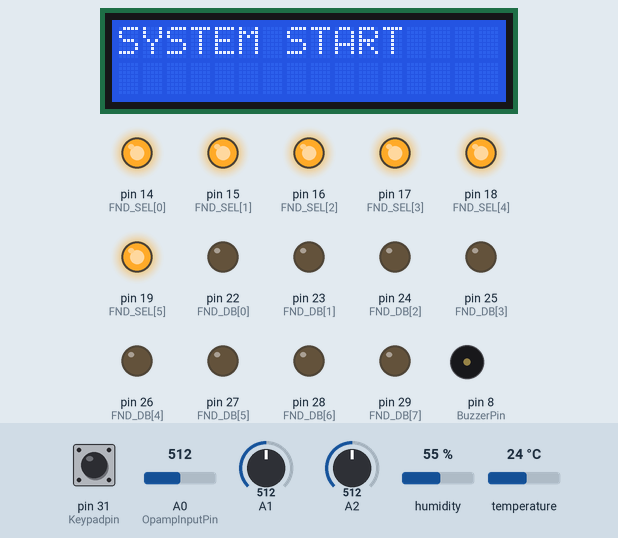
This sketch was run on a simulated Arduino Mega 2560, built with avr-gcc and run on an emulated ATmega2560. Parts: 16×2 character LCD, output pins drawn as LEDs (lit = HIGH), buzzer (waves = sounding). Inputs (shaded band) come from the test bench; at power-on: pin 31 (Keypadpin) LOW, A0 (OpampInputPin) = 512, A1 = 512, A2 = 512, humidity 55 %, temperature 24 °C.

Above: at 1.2 s.
1.3 s: pin 31 (Keypadpin) pulled HIGH for 0.15 s
At 1.61 s:
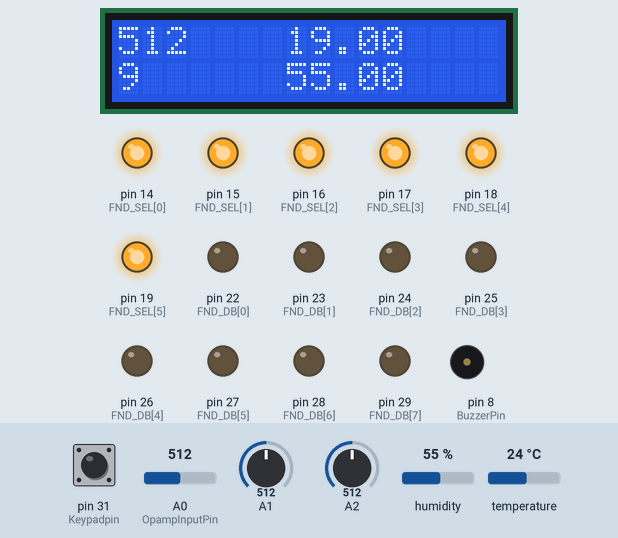
3.3 s: pin 31 (Keypadpin) pulled HIGH for 0.15 s
At 4.9 s:
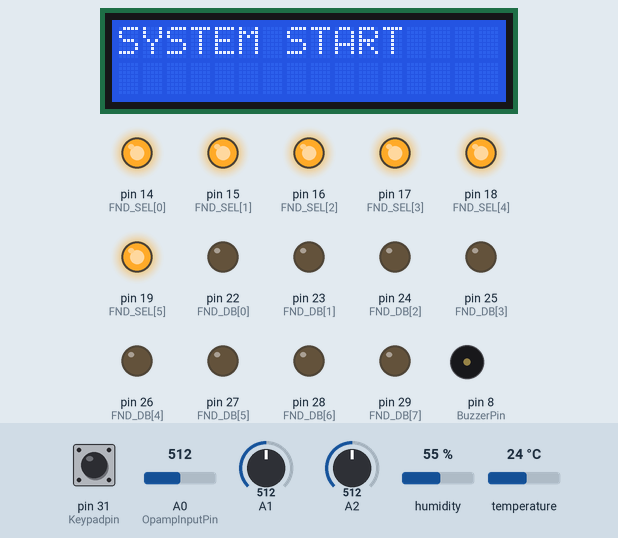
6.4 s: pin 31 (Keypadpin) pulled HIGH for 3.2 s
At 6.8 s:
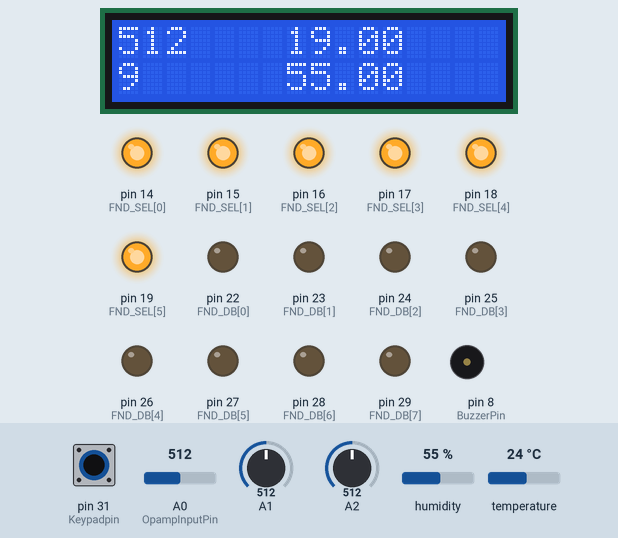
Timing chart, 0 to 10.7 s (numbered marks = the images above; inputs shaded):
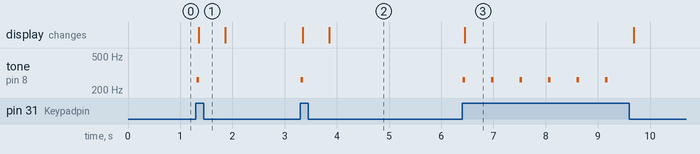

The sketch:

0531_3_Keypad___.ino
```cpp
#include<LiquidCrystal.h>
#include<SHT1x.h>
LiquidCrystal lcd(12,11,5,4,3,2);


int Keypadpin=31;
byte FND_SEL[6]={14,15,16,17,18,19};
byte FND_DB[8]={22,23,24,25,26,27,28,29};
byte FND_DATA[]={0x3F,0x06,0x5B,0x4F,
0x66,0x6D,0x7D,0x27,
0x7F,0x67,0x77,0x7C,
0x39,0x5E,0x79,0x71};

int OpampInputPin=A0;
int val=0;

int CdsSensorValue=0;

int PsdSensorValue=0;

int BuzzerPin=8;

int DataPin=14;
int ClockPin=15;
int MT_P=8;
int MT_N=9;
SHT1x sht1x(DataPin,ClockPin);
float g_fTempC=0;
float g_fHumidity=0;

void setup(){
  pinMode(BuzzerPin,OUTPUT);
  lcd.begin(16,2);
  lcd.print ("SYSTEM START");

  Serial.begin(9600);

  for(int i=0;i<8;i++){
    pinMode(FND_DB[i],OUTPUT);
  }

  for(int i=0;i<6;i++){
    pinMode(FND_SEL[i],OUTPUT);
    digitalWrite(FND_SEL[i],HIGH);
  }

  pinMode(Keypadpin,INPUT);
}

void FndDisplay(byte Position,byte Data){
  for(int i=0;i<6;i++){
    if(i==Position){
      digitalWrite(FND_SEL[i],LOW);
     }
    else{
      digitalWrite(FND_SEL[i],HIGH);
    }
    for(int j=0;j<8;j++){
      digitalWrite(FND_DB[j],bitRead(Data,j));
    }
  }
}


/*
void SensorRead(){
  g_fTempC = sht1x.readTemperatureC()-5;
  g_fHumidity = sht1x.readHumidity();
  Serial.print ("TEMP:");
  Serial.println(g_fTempC);
  Serial.print ("HUMI:");
  Serial.println(g_fHumidity);
}
*/


void FanON(){
    digitalWrite(MT_P,HIGH);
    digitalWrite(MT_N,LOW);
   }

void FanOFF(){
    digitalWrite(MT_P,LOW);
    digitalWrite(MT_N,LOW);
   }

void loop(){
  lcd.setCursor(0,1);

/*소리값 val*/
  val=analogRead(OpampInputPin);
  delay(10);
  if(digitalRead(Keypadpin)!=0){

    }


/*소리가 55보다 클때부터 작동*/
  if(val>=55){

   while(1){
     lcd.clear();

     if(digitalRead(Keypadpin)==0){
      lcd.clear();
      lcd.print ("SYSTEM START");
      break;
      }

     lcd.setCursor(0,0);
     CdsSensorValue=analogRead(A1);
     lcd.print(CdsSensorValue);

     lcd.setCursor(0,1);
     PsdSensorValue=analogRead(A2);
     PsdSensorValue=(6762/(PsdSensorValue-9))-4;
     if(PsdSensorValue<7&&PsdSensorValue>=0){
        PsdSensorValue=7;
     }
     if(PsdSensorValue>100||PsdSensorValue<0){
        PsdSensorValue=100;
     }
     lcd.print(PsdSensorValue);


/*거리가 20cm 이하면 소리 삑삑*/
      if(PsdSensorValue<=20){
        tone(BuzzerPin,262,50);
      }


     lcd.setCursor(7,0);
     g_fTempC = sht1x.readTemperatureC()-5;
     lcd.print(g_fTempC);

     lcd.setCursor(7,1);
     g_fHumidity = sht1x.readHumidity();
     lcd.print(g_fHumidity);


/*온도가 27도 이상이면 FAN ON*/
      if(g_fTempC>=27){
        FanON();
      }
      else{
      FanOFF();
      }

     delay(500);


  }

/*
     if(g_fHumidity>=42){
       for(int i=0;i<2;i++){
       FndDisplay(i,FND_DATA[i*5]);
       delay(10);
       }
     }
*/


  }
  else{

    }
}
```

Measured:
- after the input at 1.3 s, tone on pin 8 (BuzzerPin): silent → 262 Hz at once, → silent 0.05 s later; the display: changes after 0.06 s (image 1)
- after the input at 3.3 s, tone on pin 8 (BuzzerPin): silent → 262 Hz at once, → silent 0.05 s later; the display: first changes after 0.05 s (image 2 shows a later state)
- after the input at 6.4 s, tone on pin 8 (BuzzerPin): alternates 262 Hz for 0.05 s and silent for 0.50 s, 12 changes in all, then stays silent, starting at once; the display: changes after 0.05 s (image 3)
